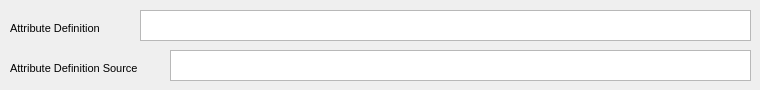
      <widget class="QWidget" name="tab_4">
       <attribute name="title">
        <string>Definition 2</string>
       </attribute>
       <widget class="QTextEdit" name="teAttributeSource2">
        <property name="geometry">
         <rect>
          <x>170</x>
          <y>50</y>
          <width>581</width>
          <height>31</height>
         </rect>
        </property>
        <property name="font">
         <font>
          <pointsize>8</pointsize>
         </font>
        </property>
       </widget>
       <widget class="QLabel" name="label_19">
        <property name="geometry">
         <rect>
          <x>10</x>
          <y>20</y>
          <width>211</width>
          <height>16</height>
         </rect>
        </property>
        <property name="font">
         <font>
          <pointsize>8</pointsize>
         </font>
        </property>
        <property name="text">
         <string>Attribute Definition</string>
        </property>
       </widget>
       <widget class="QTextEdit" name="teAttributeDef2">
        <property name="geometry">
         <rect>
          <x>140</x>
          <y>10</y>
          <width>611</width>
          <height>31</height>
         </rect>
        </property>
        <property name="font">
         <font>
          <pointsize>8</pointsize>
         </font>
        </property>
       </widget>
       <widget class="QLabel" name="label_20">
        <property name="geometry">
         <rect>
          <x>10</x>
          <y>60</y>
          <width>151</width>
          <height>16</height>
         </rect>
        </property>
        <property name="font">
         <font>
          <pointsize>8</pointsize>
         </font>
        </property>
        <property name="text">
         <string>Attribute Definition Source</string>
        </property>
       </widget>
      </widget>
